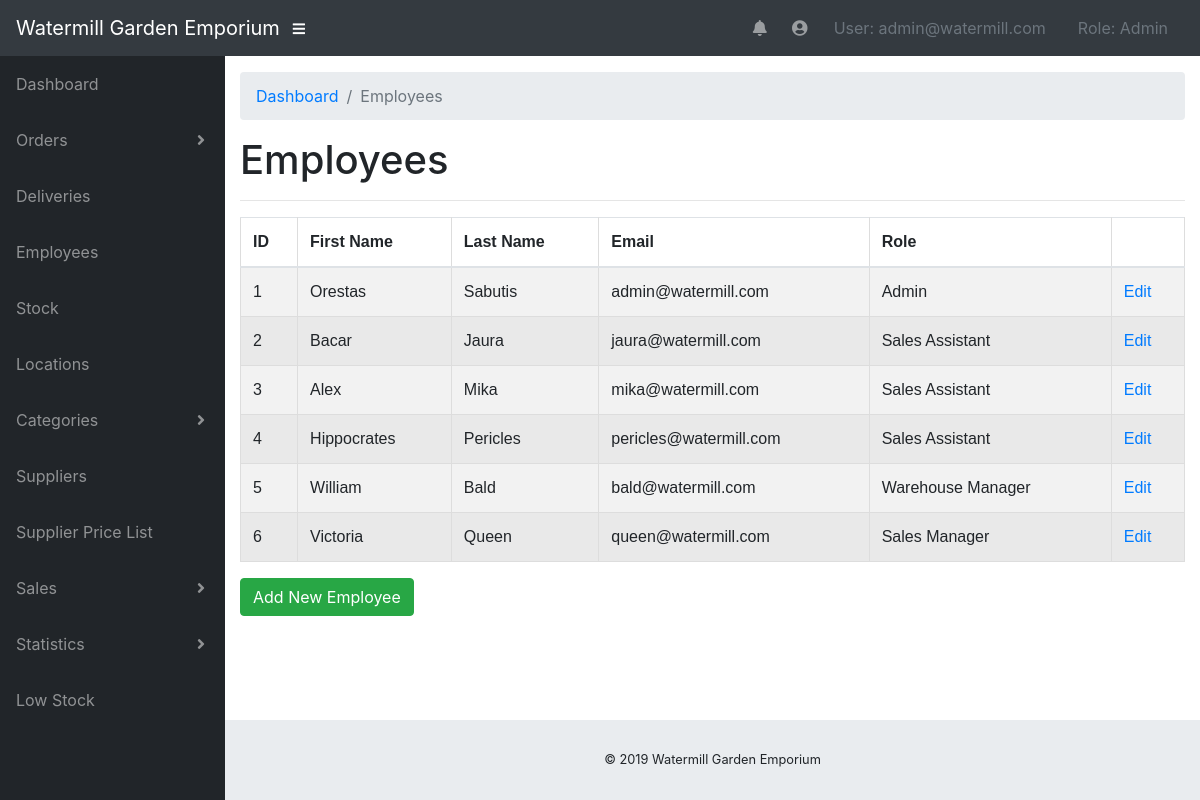
/employee.php (signed in), run on the app's committed database.
### tables this page shows
CREATE TABLE IF NOT EXISTS employee (
  employeeId int(11) NOT NULL AUTO_INCREMENT,
  firstName varchar(20) NOT NULL,
  lastName varchar(20) NOT NULL,
  email varchar(40) NOT NULL,
  accountPassword varchar(255) NOT NULL,
  permission smallint NOT NULL,
  jobRole varchar(30) NOT NULL,
  PRIMARY KEY (employeeId));

### private/functions.php (called while the page is built, shortened)
<?php
	function url_for($script_path) {
	  if($script_path[0] != '/') {
	    $script_path = "/" . $script_path;
	  }
	  return WWW_ROOT . $script_path;
	}
	function u($string="") {
		return urlencode($string);
	}
	function h($string="") {
		return htmlspecialchars($string);
	}
?>

### private/query_functions.php (called while the page is built, shortened)
<?php
    function find_all_employee() {
        global $db;
        $sql = "SELECT employeeId, firstName, lastName, email, jobRole ";
        $sql .= "FROM employee ";
        $sql .= "ORDER BY employeeId;";
        $result = mysqli_query($db, $sql);
        return $result;
    }
?>

### public/employee.php (the view, shortened to what this page needs)
<?php if ($_SESSION['permission'] == 1) { ?>
<?php $subject_set = find_all_employee(); ?>
<?php include(SHARED_PATH . '/header.php'); ?>
<div id="content-wrapper">
      <div class="container-fluid">
        <ol class="breadcrumb">
          <li class="breadcrumb-item">
            <a href="<?php echo url_for('index.php'); ?>">Dashboard</a>
          </li>
          <li class="breadcrumb-item active">Employees</li>
        </ol>
        <h1>Employees</h1>
        <hr>
      </div>
      <div class="container">
        <table class="table table-striped">
                <thead>
                  <tr>
                    <th>ID</th>
                    <th>First Name</th>
                    <th>Last Name</th>
                    <th>Email</th>
                    <th>Role</th>
                    <th></th>
                  </tr>
                </thead>
            <tbody>
            <?php while($page = mysqli_fetch_assoc($subject_set)) { ?>
              <tr>
                <td><?php echo h($page['employeeId']); ?></td>
                <td><?php echo h($page['firstName']); ?></td>
                <td><?php echo h($page['lastName']); ?></td>
                <td><?php echo h($page['email']); ?></td>
                <td><?php echo h($page['jobRole']); ?></td>
                <td><a class="action" href="<?php echo url_for('/employee-edit.php?id=' . h(u($page['employeeId']))); ?>">Edit</a></td>
              </tr>
            <?php } ?>
            </tbody>
          </table>
          <a href="<?php echo url_for('employee-new.php'); ?>" class="btn btn-success" role="button">Add New Employee</a>
      </div>
  </div>
</div>
<?php include(SHARED_PATH . '/footer.php'); ?>
<?php } else {
    redirect_to(url_for('/index.php'));
    } ?>

### data on the page
employee: employeeId "1", firstName "Orestas", lastName "Sabutis", email "admin@watermill.com", jobRole "Admin"
employee: employeeId "2", firstName "Bacar", lastName "Jaura", email "jaura@watermill.com", jobRole "Sales Assistant"
employee: employeeId "3", firstName "Alex", lastName "Mika", email "mika@watermill.com", jobRole "Sales Assistant"
employee: employeeId "4", firstName "Hippocrates", lastName "Pericles", email "pericles@watermill.com", jobRole "Sales Assistant"
employee: employeeId "5", firstName "William", lastName "Bald", email "bald@watermill.com", jobRole "Warehouse Manager"
employee: employeeId "6", firstName "Victoria", lastName "Queen", email "queen@watermill.com", jobRole "Sales Manager"

### other printed values
$_SESSION['email'] "admin@watermill.com"
$_SESSION['jobRole'] "Admin"
